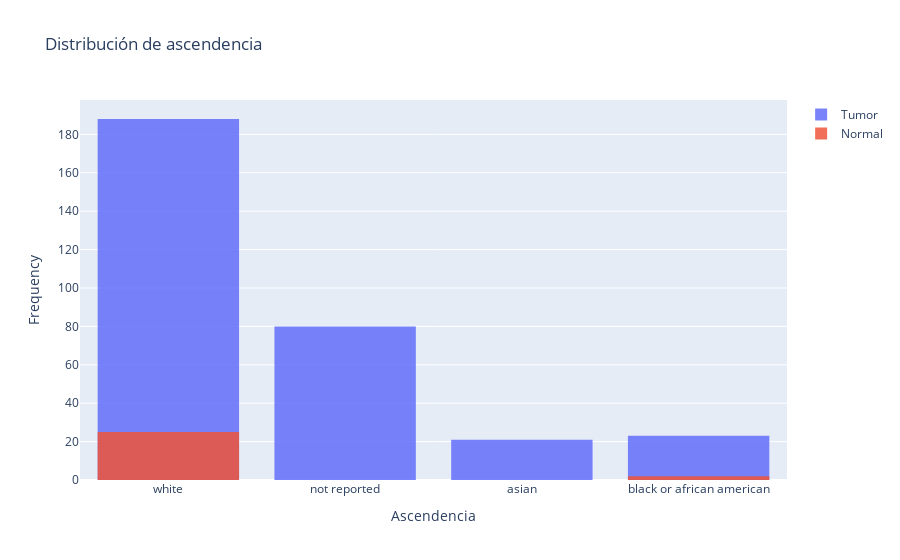

Notebook cell for this chart:
### Code cell
histograms_comparison({'Tumor':tumor_samples['race'], 'Normal':normal_samples['race']},
                     'Distribución de ascendencia', 'Ascendencia')

### Figure 1 — Plotly figure (JSON) as saved in the notebook; plotly's stock layout.template omitted (floating-point values rounded to 4 significant figures; data arrays with more than 128 entries replaced by an {"elided": "..."} marker saying what was removed)
{"data": [{"name": "Tumor", "opacity": 0.85, "type": "histogram", "x": {"elided": "312 str values"}}, {"name": "Normal", "opacity": 0.85, "type": "histogram", "x": ["white", "white", "white", "white", "white", "white", "black or african american", "white", "white", "white", "white", "white", "white", "white", "white", "black or african american", "white", "white", "white", "white", "white", "white", "white", "white", "white", "white", "white"]}], "layout": {"barmode": "overlay", "title": {"text": "Distribución de ascendencia"}, "xaxis": {"title": {"text": "Ascendencia"}}, "yaxis": {"title": {"text": "Frequency"}}}}
